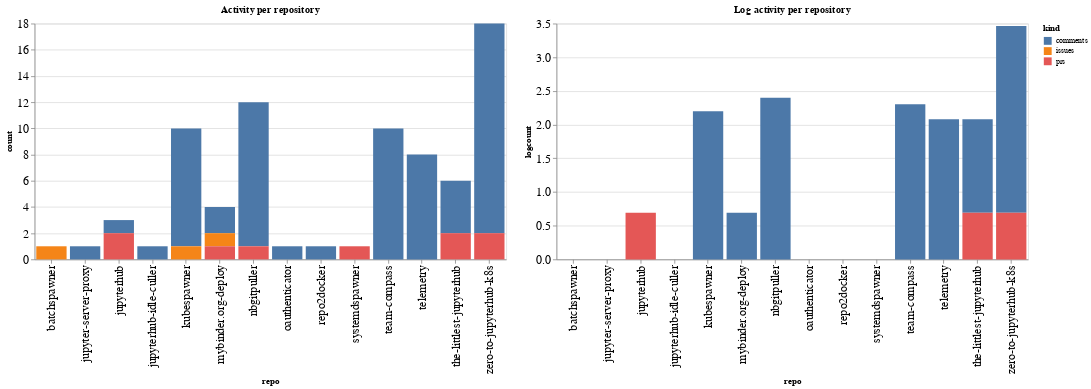

Source (notebook cell):
### Code cell
ch1 = alt.Chart(repo_summaries, width=600, title="Activity per repository").mark_bar().encode(
    x='repo',
    y='count',
    color='kind',
    tooltip="kind"
)

ch2 = alt.Chart(repo_summaries, width=600, title="Log activity per repository").mark_bar().encode(
    x='repo',
    y='logcount',
    color='kind',
    tooltip="kind"
)

ch1 | ch2

### Figure 1 — Vega-Lite specification as saved in the notebook (floating-point values rounded to 4 significant figures)
{"config": {"axisLeft": {"labelFontSize": 15}, "axisBottom": {"labelFontSize": 15}}, "hconcat": [{"mark": "bar", "encoding": {"color": {"type": "nominal", "field": "kind"}, "tooltip": {"type": "nominal", "field": "kind"}, "x": {"type": "nominal", "field": "repo"}, "y": {"type": "quantitative", "field": "count"}}, "title": "Activity per repository", "width": 600}, {"mark": "bar", "encoding": {"color": {"type": "nominal", "field": "kind"}, "tooltip": {"type": "nominal", "field": "kind"}, "x": {"type": "nominal", "field": "repo"}, "y": {"type": "quantitative", "field": "logcount"}}, "title": "Log activity per repository", "width": 600}], "data": {"name": "data-93fd7f0e29e8766b18a776136caac121"}, "$schema": "https://vega.github.io/schema/vega-lite/v4.8.1.json", "datasets": {"data-93fd7f0e29e8766b18a776136caac121": [{"repo": "batchspawner", "kind": "issues", "count": 1, "logcount": 0.0}, {"repo": "jupyter-server-proxy", "kind": "comments", "count": 1, "logcount": 0.0}, {"repo": "jupyterhub", "kind": "comments", "count": 1, "logcount": 0.0}, {"repo": "jupyterhub", "kind": "prs", "count": 2, "logcount": 0.6931}, {"repo": "jupyterhub-idle-culler", "kind": "comments", "count": 1, "logcount": 0.0}, {"repo": "kubespawner", "kind": "comments", "count": 9, "logcount": 2.197}, {"repo": "kubespawner", "kind": "issues", "count": 1, "logcount": 0.0}, {"repo": "mybinder.org-deploy", "kind": "comments", "count": 2, "logcount": 0.6931}, {"repo": "mybinder.org-deploy", "kind": "issues", "count": 1, "logcount": 0.0}, {"repo": "mybinder.org-deploy", "kind": "prs", "count": 1, "logcount": 0.0}, {"repo": "nbgitpuller", "kind": "comments", "count": 11, "logcount": 2.398}, {"repo": "nbgitpuller", "kind": "prs", "count": 1, "logcount": 0.0}, {"repo": "oauthenticator", "kind": "comments", "count": 1, "logcount": 0.0}, {"repo": "repo2docker", "kind": "comments", "count": 1, "logcount": 0.0}, {"repo": "systemdspawner", "kind": "prs", "count": 1, "logcount": 0.0}, {"repo": "team-compass", "kind": "comments", "count": 10, "logcount": 2.303}, {"repo": "telemetry", "kind": "comments", "count": 8, "logcount": 2.079}, {"repo": "the-littlest-jupyterhub", "kind": "comments", "count": 4, "logcount": 1.386}, {"repo": "the-littlest-jupyterhub", "kind": "prs", "count": 2, "logcount": 0.6931}, {"repo": "zero-to-jupyterhub-k8s", "kind": "comments", "count": 16, "logcount": 2.773}, {"repo": "zero-to-jupyterhub-k8s", "kind": "prs", "count": 2, "logcount": 0.6931}]}}
